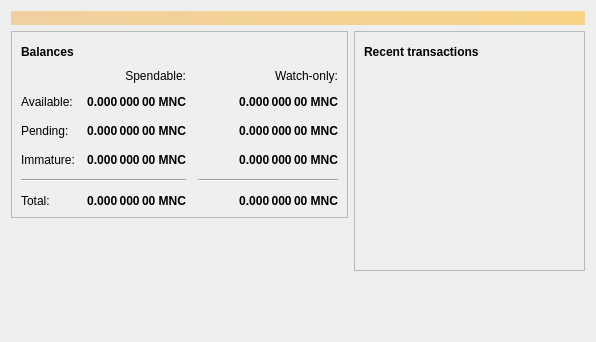
<?xml version="1.0" encoding="UTF-8"?>
<ui version="4.0">
 <class>OverviewPage</class>
 <widget class="QWidget" name="OverviewPage">
  <property name="geometry">
   <rect>
    <x>0</x>
    <y>0</y>
    <width>596</width>
    <height>342</height>
   </rect>
  </property>
  <property name="windowTitle">
   <string>Form</string>
  </property>
  <layout class="QVBoxLayout" name="topLayout">
   <item>
    <widget class="QLabel" name="labelAlerts">
     <property name="visible">
      <bool>false</bool>
     </property>
     <property name="styleSheet">
      <string notr="true">QLabel { background-color: qlineargradient(x1: 0, y1: 0, x2: 1, y2: 0, stop:0 #F0D0A0, stop:1 #F8D488); color:#000000; }</string>
     </property>
     <property name="wordWrap">
      <bool>true</bool>
     </property>
     <property name="margin">
      <number>3</number>
     </property>
     <property name="textInteractionFlags">
      <set>Qt::TextSelectableByMouse</set>
     </property>
    </widget>
   </item>
   <item>
    <layout class="QHBoxLayout" name="horizontalLayout" stretch="1,1">
     <item>
      <layout class="QVBoxLayout" name="verticalLayout_2">
       <item>
        <widget class="QFrame" name="frame">
         <property name="frameShape">
          <enum>QFrame::StyledPanel</enum>
         </property>
         <property name="frameShadow">
          <enum>QFrame::Raised</enum>
         </property>
         <layout class="QVBoxLayout" name="verticalLayout_4">
          <item>
           <layout class="QHBoxLayout" name="horizontalLayout_4">
            <item>
             <widget class="QLabel" name="label_5">
              <property name="font">
               <font>
                <weight>75</weight>
                <bold>true</bold>
               </font>
              </property>
              <property name="text">
               <string>Balances</string>
              </property>
             </widget>
            </item>
            <item>
             <widget class="QPushButton" name="labelWalletStatus">
              <property name="enabled">
               <bool>true</bool>
              </property>
              <property name="maximumSize">
               <size>
                <width>30</width>
                <height>16777215</height>
               </size>
              </property>
              <property name="toolTip">
               <string>The displayed information may be out of date. Your wallet automatically synchronizes with the Minicoin network after a connection is established, but this process has not completed yet.</string>
              </property>
              <property name="text">
               <string/>
              </property>
              <property name="icon">
               <iconset resource="../minicoin.qrc">
                <normaloff>:/icons/warning</normaloff>
                <disabledoff>:/icons/warning</disabledoff>:/icons/warning</iconset>
              </property>
              <property name="iconSize">
               <size>
                <width>24</width>
                <height>24</height>
               </size>
              </property>
              <property name="flat">
               <bool>true</bool>
              </property>
             </widget>
            </item>
            <item>
             <spacer name="horizontalSpacer_3">
              <property name="orientation">
               <enum>Qt::Horizontal</enum>
              </property>
              <property name="sizeHint" stdset="0">
               <size>
                <width>40</width>
                <height>20</height>
               </size>
              </property>
             </spacer>
            </item>
           </layout>
          </item>
          <item>
           <layout class="QGridLayout" name="gridLayout">
            <property name="spacing">
             <number>12</number>
            </property>
            <item row="2" column="2">
             <widget class="QLabel" name="labelWatchPending">
              <property name="font">
               <font>
                <weight>75</weight>
                <bold>true</bold>
               </font>
              </property>
              <property name="cursor">
               <cursorShape>IBeamCursor</cursorShape>
              </property>
              <property name="toolTip">
               <string>Unconfirmed transactions to watch-only addresses</string>
              </property>
              <property name="text">
               <string notr="true">0.000 000 00 MNC</string>
              </property>
              <property name="alignment">
               <set>Qt::AlignRight|Qt::AlignTrailing|Qt::AlignVCenter</set>
              </property>
              <property name="textInteractionFlags">
               <set>Qt::LinksAccessibleByMouse|Qt::TextSelectableByKeyboard|Qt::TextSelectableByMouse</set>
              </property>
             </widget>
            </item>
            <item row="2" column="1">
             <widget class="QLabel" name="labelUnconfirmed">
              <property name="font">
               <font>
                <weight>75</weight>
                <bold>true</bold>
               </font>
              </property>
              <property name="cursor">
               <cursorShape>IBeamCursor</cursorShape>
              </property>
              <property name="toolTip">
               <string>Total of transactions that have yet to be confirmed, and do not yet count toward the spendable balance</string>
              </property>
              <property name="text">
               <string notr="true">0.000 000 00 MNC</string>
              </property>
              <property name="alignment">
               <set>Qt::AlignRight|Qt::AlignTrailing|Qt::AlignVCenter</set>
              </property>
              <property name="textInteractionFlags">
               <set>Qt::LinksAccessibleByMouse|Qt::TextSelectableByKeyboard|Qt::TextSelectableByMouse</set>
              </property>
             </widget>
            </item>
            <item row="3" column="2">
             <widget class="QLabel" name="labelWatchImmature">
              <property name="font">
               <font>
                <weight>75</weight>
                <bold>true</bold>
               </font>
              </property>
              <property name="cursor">
               <cursorShape>IBeamCursor</cursorShape>
              </property>
              <property name="toolTip">
               <string>Mined balance in watch-only addresses that has not yet matured</string>
              </property>
              <property name="text">
               <string notr="true">0.000 000 00 MNC</string>
              </property>
              <property name="alignment">
               <set>Qt::AlignRight|Qt::AlignTrailing|Qt::AlignVCenter</set>
              </property>
              <property name="textInteractionFlags">
               <set>Qt::LinksAccessibleByMouse|Qt::TextSelectableByKeyboard|Qt::TextSelectableByMouse</set>
              </property>
             </widget>
            </item>
            <item row="4" column="0" colspan="2">
             <widget class="Line" name="line">
              <property name="orientation">
               <enum>Qt::Horizontal</enum>
              </property>
             </widget>
            </item>
            <item row="4" column="2">
             <widget class="Line" name="lineWatchBalance">
              <property name="sizePolicy">
               <sizepolicy hsizetype="Preferred" vsizetype="Fixed">
                <horstretch>0</horstretch>
                <verstretch>0</verstretch>
               </sizepolicy>
              </property>
              <property name="minimumSize">
               <size>
                <width>140</width>
                <height>0</height>
               </size>
              </property>
              <property name="orientation">
               <enum>Qt::Horizontal</enum>
              </property>
             </widget>
            </item>
            <item row="5" column="0">
             <widget class="QLabel" name="labelTotalText">
              <property name="text">
               <string>Total:</string>
              </property>
             </widget>
            </item>
            <item row="3" column="1">
             <widget class="QLabel" name="labelImmature">
              <property name="font">
               <font>
                <weight>75</weight>
                <bold>true</bold>
               </font>
              </property>
              <property name="cursor">
               <cursorShape>IBeamCursor</cursorShape>
              </property>
              <property name="toolTip">
               <string>Mined balance that has not yet matured</string>
              </property>
              <property name="text">
               <string notr="true">0.000 000 00 MNC</string>
              </property>
              <property name="alignment">
               <set>Qt::AlignRight|Qt::AlignTrailing|Qt::AlignVCenter</set>
              </property>
              <property name="textInteractionFlags">
               <set>Qt::LinksAccessibleByMouse|Qt::TextSelectableByKeyboard|Qt::TextSelectableByMouse</set>
              </property>
             </widget>
            </item>
            <item row="2" column="3">
             <spacer name="horizontalSpacer_2">
              <property name="orientation">
               <enum>Qt::Horizontal</enum>
              </property>
              <property name="sizeHint" stdset="0">
               <size>
                <width>40</width>
                <height>20</height>
               </size>
              </property>
             </spacer>
            </item>
            <item row="3" column="0">
             <widget class="QLabel" name="labelImmatureText">
              <property name="text">
               <string>Immature:</string>
              </property>
             </widget>
            </item>
            <item row="5" column="1">
             <widget class="QLabel" name="labelTotal">
              <property name="font">
               <font>
                <weight>75</weight>
                <bold>true</bold>
               </font>
              </property>
              <property name="cursor">
               <cursorShape>IBeamCursor</cursorShape>
              </property>
              <property name="toolTip">
               <string>Your current total balance</string>
              </property>
              <property name="text">
               <string notr="true">0.000 000 00 MNC</string>
              </property>
              <property name="alignment">
               <set>Qt::AlignRight|Qt::AlignTrailing|Qt::AlignVCenter</set>
              </property>
              <property name="textInteractionFlags">
               <set>Qt::LinksAccessibleByMouse|Qt::TextSelectableByKeyboard|Qt::TextSelectableByMouse</set>
              </property>
             </widget>
            </item>
            <item row="5" column="2">
             <widget class="QLabel" name="labelWatchTotal">
              <property name="font">
               <font>
                <weight>75</weight>
                <bold>true</bold>
               </font>
              </property>
              <property name="cursor">
               <cursorShape>IBeamCursor</cursorShape>
              </property>
              <property name="toolTip">
               <string>Current total balance in watch-only addresses</string>
              </property>
              <property name="text">
               <string notr="true">0.000 000 00 MNC</string>
              </property>
              <property name="alignment">
               <set>Qt::AlignRight|Qt::AlignTrailing|Qt::AlignVCenter</set>
              </property>
              <property name="textInteractionFlags">
               <set>Qt::LinksAccessibleByMouse|Qt::TextSelectableByKeyboard|Qt::TextSelectableByMouse</set>
              </property>
             </widget>
            </item>
            <item row="0" column="2">
             <widget class="QLabel" name="labelWatchonly">
              <property name="text">
               <string>Watch-only:</string>
              </property>
              <property name="alignment">
               <set>Qt::AlignRight|Qt::AlignTrailing|Qt::AlignVCenter</set>
              </property>
             </widget>
            </item>
            <item row="1" column="0">
             <widget class="QLabel" name="labelBalanceText">
              <property name="text">
               <string>Available:</string>
              </property>
             </widget>
            </item>
            <item row="1" column="1">
             <widget class="QLabel" name="labelBalance">
              <property name="font">
               <font>
                <weight>75</weight>
                <bold>true</bold>
               </font>
              </property>
              <property name="cursor">
               <cursorShape>IBeamCursor</cursorShape>
              </property>
              <property name="toolTip">
               <string>Your current spendable balance</string>
              </property>
              <property name="text">
               <string notr="true">0.000 000 00 MNC</string>
              </property>
              <property name="alignment">
               <set>Qt::AlignRight|Qt::AlignTrailing|Qt::AlignVCenter</set>
              </property>
              <property name="textInteractionFlags">
               <set>Qt::LinksAccessibleByMouse|Qt::TextSelectableByKeyboard|Qt::TextSelectableByMouse</set>
              </property>
             </widget>
            </item>
            <item row="1" column="2">
             <widget class="QLabel" name="labelWatchAvailable">
              <property name="font">
               <font>
                <weight>75</weight>
                <bold>true</bold>
               </font>
              </property>
              <property name="cursor">
               <cursorShape>IBeamCursor</cursorShape>
              </property>
              <property name="toolTip">
               <string>Your current balance in watch-only addresses</string>
              </property>
              <property name="text">
               <string notr="true">0.000 000 00 MNC</string>
              </property>
              <property name="alignment">
               <set>Qt::AlignRight|Qt::AlignTrailing|Qt::AlignVCenter</set>
              </property>
              <property name="textInteractionFlags">
               <set>Qt::LinksAccessibleByMouse|Qt::TextSelectableByKeyboard|Qt::TextSelectableByMouse</set>
              </property>
             </widget>
            </item>
            <item row="2" column="0">
             <widget class="QLabel" name="labelPendingText">
              <property name="text">
               <string>Pending:</string>
              </property>
             </widget>
            </item>
            <item row="0" column="1">
             <widget class="QLabel" name="labelSpendable">
              <property name="text">
               <string>Spendable:</string>
              </property>
              <property name="alignment">
               <set>Qt::AlignRight|Qt::AlignTrailing|Qt::AlignVCenter</set>
              </property>
             </widget>
            </item>
           </layout>
          </item>
         </layout>
        </widget>
       </item>
       <item>
        <spacer name="verticalSpacer">
         <property name="orientation">
          <enum>Qt::Vertical</enum>
         </property>
         <property name="sizeHint" stdset="0">
          <size>
           <width>20</width>
           <height>40</height>
          </size>
         </property>
        </spacer>
       </item>
      </layout>
     </item>
     <item>
      <layout class="QVBoxLayout" name="verticalLayout_3">
       <item>
        <widget class="QFrame" name="frame_2">
         <property name="frameShape">
          <enum>QFrame::StyledPanel</enum>
         </property>
         <property name="frameShadow">
          <enum>QFrame::Raised</enum>
         </property>
         <layout class="QVBoxLayout" name="verticalLayout">
          <item>
           <layout class="QHBoxLayout" name="horizontalLayout_2">
            <item>
             <widget class="QLabel" name="label_4">
              <property name="font">
               <font>
                <weight>75</weight>
                <bold>true</bold>
               </font>
              </property>
              <property name="text">
               <string>Recent transactions</string>
              </property>
             </widget>
            </item>
            <item>
             <widget class="QPushButton" name="labelTransactionsStatus">
              <property name="enabled">
               <bool>true</bool>
              </property>
              <property name="maximumSize">
               <size>
                <width>30</width>
                <height>16777215</height>
               </size>
              </property>
              <property name="toolTip">
               <string>The displayed information may be out of date. Your wallet automatically synchronizes with the Minicoin network after a connection is established, but this process has not completed yet.</string>
              </property>
              <property name="text">
               <string/>
              </property>
              <property name="icon">
               <iconset resource="../minicoin.qrc">
                <normaloff>:/icons/warning</normaloff>
                <disabledoff>:/icons/warning</disabledoff>:/icons/warning</iconset>
              </property>
              <property name="iconSize">
               <size>
                <width>24</width>
                <height>24</height>
               </size>
              </property>
              <property name="flat">
               <bool>true</bool>
              </property>
             </widget>
            </item>
            <item>
             <spacer name="horizontalSpacer">
              <property name="orientation">
               <enum>Qt::Horizontal</enum>
              </property>
              <property name="sizeHint" stdset="0">
               <size>
                <width>40</width>
                <height>20</height>
               </size>
              </property>
             </spacer>
            </item>
           </layout>
          </item>
          <item>
           <widget class="QListView" name="listTransactions">
            <property name="styleSheet">
             <string notr="true">QListView { background: transparent; }</string>
            </property>
            <property name="frameShape">
             <enum>QFrame::NoFrame</enum>
            </property>
            <property name="verticalScrollBarPolicy">
             <enum>Qt::ScrollBarAlwaysOff</enum>
            </property>
            <property name="horizontalScrollBarPolicy">
             <enum>Qt::ScrollBarAlwaysOff</enum>
            </property>
            <property name="selectionMode">
             <enum>QAbstractItemView::NoSelection</enum>
            </property>
           </widget>
          </item>
         </layout>
        </widget>
       </item>
       <item>
        <spacer name="verticalSpacer_2">
         <property name="orientation">
          <enum>Qt::Vertical</enum>
         </property>
         <property name="sizeHint" stdset="0">
          <size>
           <width>20</width>
           <height>40</height>
          </size>
         </property>
        </spacer>
       </item>
      </layout>
     </item>
    </layout>
   </item>
  </layout>
 </widget>
 <resources/>
 <connections/>
</ui>
